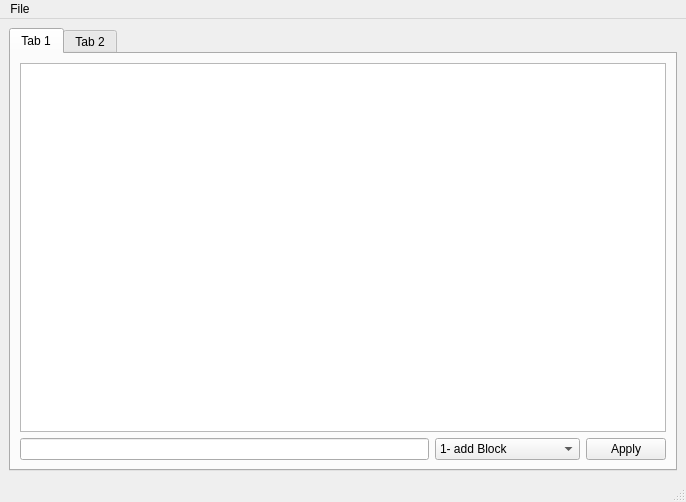
<?xml version="1.0" encoding="UTF-8"?>
<ui version="4.0">
 <class>MainWindow</class>
 <widget class="QMainWindow" name="MainWindow">
  <property name="geometry">
   <rect>
    <x>0</x>
    <y>0</y>
    <width>686</width>
    <height>502</height>
   </rect>
  </property>
  <property name="windowTitle">
   <string>MainWindow</string>
  </property>
  <widget class="QWidget" name="centralwidget">
   <layout class="QHBoxLayout" name="horizontalLayout_2" stretch="1">
    <item>
     <widget class="QTabWidget" name="tabWidget">
      <property name="tabPosition">
       <enum>QTabWidget::North</enum>
      </property>
      <property name="tabShape">
       <enum>QTabWidget::Rounded</enum>
      </property>
      <property name="currentIndex">
       <number>0</number>
      </property>
      <widget class="QWidget" name="tab">
       <attribute name="title">
        <string>Tab 1</string>
       </attribute>
       <layout class="QVBoxLayout" name="verticalLayout">
        <item>
         <widget class="FlowGUI::View" name="view">
          <property name="cursor" stdset="0">
           <cursorShape>CrossCursor</cursorShape>
          </property>
         </widget>
        </item>
        <item>
         <layout class="QHBoxLayout" name="horizontalLayout">
          <item>
           <widget class="QLineEdit" name="inputText"/>
          </item>
          <item>
           <widget class="QComboBox" name="actions">
            <item>
             <property name="text">
              <string>1- add Block</string>
             </property>
            </item>
            <item>
             <property name="text">
              <string>2- remove Last Block</string>
             </property>
            </item>
            <item>
             <property name="text">
              <string>3- rotate Last Block</string>
             </property>
            </item>
           </widget>
          </item>
          <item>
           <widget class="QPushButton" name="apply">
            <property name="text">
             <string>Apply</string>
            </property>
           </widget>
          </item>
         </layout>
        </item>
       </layout>
      </widget>
      <widget class="QWidget" name="tab_2">
       <attribute name="title">
        <string>Tab 2</string>
       </attribute>
      </widget>
     </widget>
    </item>
   </layout>
  </widget>
  <widget class="QMenuBar" name="menubar">
   <property name="geometry">
    <rect>
     <x>0</x>
     <y>0</y>
     <width>686</width>
     <height>22</height>
    </rect>
   </property>
   <widget class="QMenu" name="menuFile">
    <property name="title">
     <string>File</string>
    </property>
    <addaction name="actionNew"/>
    <addaction name="separator"/>
    <addaction name="actionExit"/>
   </widget>
   <addaction name="menuFile"/>
  </widget>
  <widget class="QStatusBar" name="statusbar"/>
  <action name="actionNew">
   <property name="text">
    <string>New...</string>
   </property>
   <property name="shortcut">
    <string>Ctrl+N</string>
   </property>
  </action>
  <action name="actionExit">
   <property name="icon">
    <iconset resource="Icons.qrc">
     <normaloff>:/Images/IconsPNG/Burnable2.png</normaloff>:/Images/IconsPNG/Burnable2.png</iconset>
   </property>
   <property name="text">
    <string>Exit</string>
   </property>
  </action>
 </widget>
 <customwidgets>
  <customwidget>
   <class>FlowGUI::View</class>
   <extends>QGraphicsView</extends>
   <header location="global">FlowGUI/View.h</header>
  </customwidget>
 </customwidgets>
 <resources>
  <include location="Icons.qrc"/>
 </resources>
 <connections/>
</ui>
